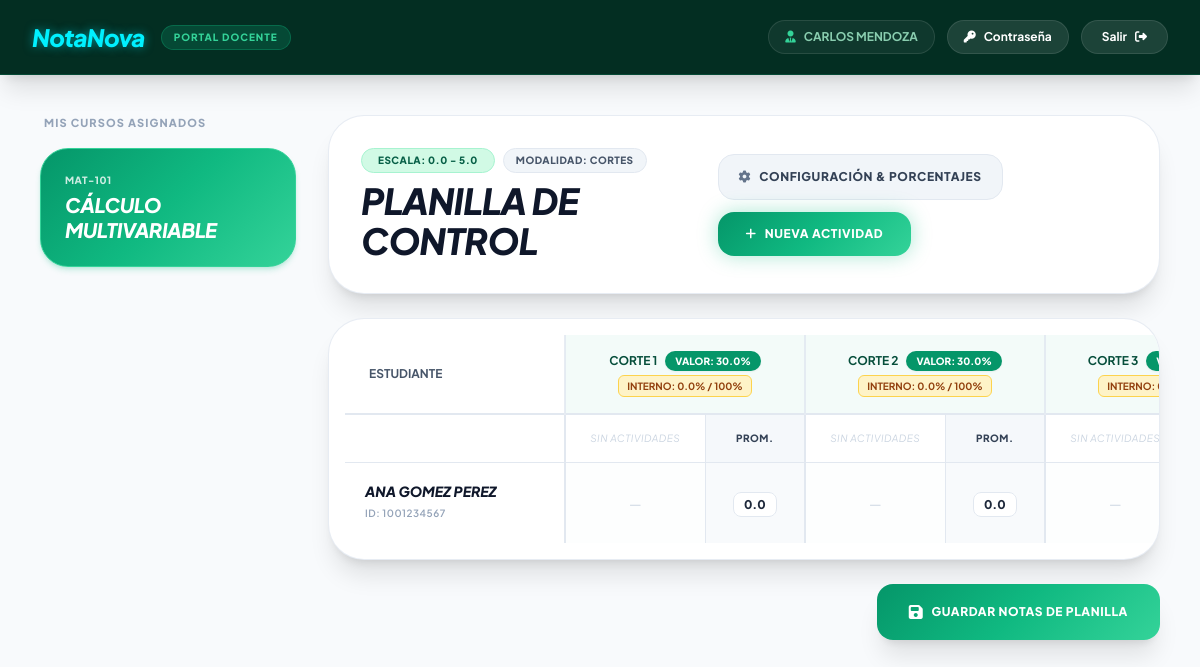
The app's page /index.php (signed in) with its own data.
### tables this page shows
CREATE TABLE IF NOT EXISTS cursos (
    id INT AUTO_INCREMENT PRIMARY KEY,
    codigo_curso VARCHAR(50) NOT NULL,
    nombre VARCHAR(255) NOT NULL,
    docente_id INT,
    modalidad VARCHAR(20) NOT NULL DEFAULT 'cortes',
    escala VARCHAR(10) NOT NULL DEFAULT '5.0',
    created_at TIMESTAMP DEFAULT CURRENT_TIMESTAMP,
    UNIQUE KEY uq_cursos_codigo (codigo_curso),
    CONSTRAINT fk_cursos_docente
        FOREIGN KEY (docente_id) REFERENCES docentes (id)
        ON DELETE SET NULL ON UPDATE CASCADE
);

CREATE TABLE IF NOT EXISTS estudiantes (
    id INT AUTO_INCREMENT PRIMARY KEY,
    tipo_documento VARCHAR(10) DEFAULT 'TI',
    documento_id VARCHAR(50) NOT NULL,
    nombre VARCHAR(255) NOT NULL,
    email VARCHAR(255),
    fecha_nacimiento DATE,
    telefono VARCHAR(50),
    direccion VARCHAR(255),
    acudiente_nombre VARCHAR(255),
    acudiente_telefono VARCHAR(50),
    created_at TIMESTAMP DEFAULT CURRENT_TIMESTAMP,
    UNIQUE KEY uq_estudiantes_documento (documento_id)
);

### auth.php (called while the page is built, shortened)
<?php
function sesion_nombre(): string
{
    return $_SESSION['nombre'] ?? '';
}

### views/docente.php (the view, shortened to what this page needs)
<?php
require_once __DIR__ . '/../auth.php';
require_once __DIR__ . '/../db.php';
$docente_id = sesion_user_id();
$stmt_cursos = $pdo->prepare("SELECT * FROM cursos WHERE docente_id = ? ORDER BY id ASC");
$stmt_cursos->execute([$docente_id]);
$mis_cursos = $stmt_cursos->fetchAll(PDO::FETCH_ASSOC);
$curso_id = $_GET['curso_id'] ?? ($mis_cursos[0]['id'] ?? null);
$self_url = htmlspecialchars($_SERVER['PHP_SELF']);
$curso_actual = null;
if ($curso_id) {
    $stmt_c = $pdo->prepare("SELECT * FROM cursos WHERE id = ?");
    $stmt_c->execute([$curso_id]);
    $curso_actual = $stmt_c->fetch(PDO::FETCH_ASSOC);
}
if ($curso_id) {
    $stmt_c = $pdo->prepare("SELECT * FROM cursos WHERE id = ?");
    $stmt_c->execute([$curso_id]);
    $curso_actual = $stmt_c->fetch(PDO::FETCH_ASSOC);
}
$modalidad = strtolower(trim($curso_actual['modalidad'] ?? 'cortes'));
$escala_max = floatval($curso_actual['escala'] ?? 5.0);
$bloques = ($modalidad === 'periodos')
    ? ['Periodo 1', 'Periodo 2', 'Periodo 3', 'Periodo 4']
    : ['Corte 1', 'Corte 2', 'Corte 3'];
$pesos_bloques = ($modalidad === 'periodos')
    ? ['Periodo 1' => 25, 'Periodo 2' => 25, 'Periodo 3' => 25, 'Periodo 4' => 25]
    : ['Corte 1' => 30, 'Corte 2' => 30, 'Corte 3' => 40];
if ($curso_id) {
    try {
        $stmt_conf = $pdo->prepare("SELECT configuracion FROM config_evaluacion WHERE curso_id = ?");
        $stmt_conf->execute([$curso_id]);
        $row_conf = $stmt_conf->fetch(PDO::FETCH_ASSOC);
        if ($row_conf && !empty($row_conf['configuracion'])) {
            $json_conf = json_decode($row_conf['configuracion'], true);
            if (is_array($json_conf)) {
                foreach ($json_conf as $clave_b => $val_peso) {
                    $pesos_bloques[$clave_b] = floatval($val_peso);
                }
            }
        }
    } catch (PDOException $e) {}
}
$actividades_por_bloque = [];
$totales_por_bloque = [];
foreach ($bloques as $b) {
    $actividades_por_bloque[$b] = [];
    $totales_por_bloque[$b] = 0;
}
$estudiantes = [];
if ($curso_id) {
    try {
        $stmt_est = $pdo->prepare("
            SELECT e.*
            FROM estudiantes e
            INNER JOIN curso_estudiante ce ON e.id = ce.estudiante_id
            WHERE ce.curso_id = ?
            ORDER BY e.nombre ASC
        ");
        $stmt_est->execute([$curso_id]);
        $estudiantes = $stmt_est->fetchAll(PDO::FETCH_ASSOC);
    } catch (PDOException $e) {
        $mensaje_error = "Error al cargar estudiantes del curso: " . $e->getMessage();
    }
}
?>
<!DOCTYPE html>
<html lang="es">
<head>
    <script src="https://cdn.tailwindcss.com"></script>
    <link rel="stylesheet" href="https://cdnjs.cloudflare.com/ajax/libs/font-awesome/6.4.0/css/all.min.css">
</head>
<body class="min-h-screen flex flex-col text-slate-800">
    <header class="bg-[#032e22] text-white px-8 py-5 flex items-center justify-between shadow-xl border-b border-emerald-500/20">
        <div class="flex items-center gap-4">
            <h1 class="text-2xl font-black italic tracking-tight neon-text-cyan">NotaNova</h1>
            <span class="bg-emerald-500/20 text-emerald-400 border border-emerald-500/30 text-[10px] font-black px-3 py-1 rounded-full tracking-widest uppercase">
                PORTAL DOCENTE
            </span>
        </div>
        <div class="flex items-center gap-3">
            <span class="hidden md:flex items-center gap-2 text-xs font-bold text-emerald-200/80 border border-white/10 bg-white/5 px-4 py-2 rounded-full">
                <i class="fa-solid fa-user-tie text-emerald-400"></i><?php echo htmlspecialchars(sesion_nombre()); ?>
            </span>
            <button onclick="abrirModalPassword()" title="Cambiar contraseña"
                    class="px-4 py-2 rounded-full bg-white/10 hover:bg-emerald-500/20 hover:text-emerald-400 border border-white/10 flex items-center gap-2 text-white text-xs font-bold transition-all">
                <i class="fa-solid fa-key"></i>
                <span class="hidden lg:inline">Contraseña</span>
            </button>
            <a href="logout.php" title="Cerrar Sesión" class="px-5 py-2 rounded-full bg-white/10 hover:bg-rose-500/20 hover:text-rose-400 border border-white/10 flex items-center gap-2 text-white text-xs font-bold transition-all">
                <span>Salir</span>
                <i class="fa-solid fa-right-from-bracket"></i>
            </a>
        </div>
    </header>
    <main class="max-w-[1700px] w-full mx-auto p-6 md:p-10 flex-1 grid grid-cols-1 lg:grid-cols-12 gap-8">
        <aside class="lg:col-span-3 space-y-4">
            <span class="text-[11px] font-black text-slate-400 uppercase tracking-widest block mb-4 ml-1">
                MIS CURSOS ASIGNADOS
            </span>
            <div class="space-y-3">
                <?php if (empty($mis_cursos)): ?>
                    <div class="p-6 bg-white rounded-3xl border border-slate-200 text-slate-400 font-bold text-xs text-center">
                        No tienes cursos asignados.
                    </div>
                <?php else: ?>
                    <?php foreach ($mis_cursos as $c): ?>
                        <?php
                            $es_activo = ($curso_actual && $curso_actual['id'] == $c['id']);
                            $codigo_c = $c['codigo_curso'] ?? $c['codigo'] ?? ('MAT-' . str_pad($c['id'], 3, '0', STR_PAD_LEFT));
                            $nombre_c = $c['nombre'] ?? $c['nombre_curso'] ?? $c['titulo'] ?? 'Curso';
                        ?>
                        <a href="<?php echo $self_url; ?>?curso_id=<?php echo $c['id']; ?>"
                           class="block transition-all transform hover:-translate-y-1 rounded-[28px] p-6 shadow-md border <?php echo $es_activo ? 'neon-btn-emerald text-white border-emerald-400 shadow-emerald-500/20' : 'bg-white hover:bg-slate-50 text-slate-800 border-slate-200/80'; ?>">
                            <span class="text-[10px] font-black tracking-wider uppercase opacity-80 block mb-1">
                                <?php echo htmlspecialchars($codigo_c); ?>
                            </span>
                            <h3 class="text-xl font-black italic tracking-tight uppercase leading-tight">
                                <?php echo htmlspecialchars($nombre_c); ?>
                            </h3>
                        </a>
                    <?php endforeach; ?>
                <?php endif; ?>
            </div>
        </aside>
        <section class="lg:col-span-9 space-y-6">
            <div class="bg-white border border-slate-200/80 rounded-[36px] p-8 shadow-xl flex flex-col lg:flex-row lg:items-center justify-between gap-6">
                <div>
                    <div class="flex items-center gap-2 mb-2 flex-wrap">
                        <span class="bg-emerald-100 text-emerald-800 font-extrabold text-[10px] px-4 py-1 rounded-full uppercase tracking-wider border border-emerald-200">
                            ESCALA: 0.0 - <?php echo number_format($escala_max, 1); ?>
                        </span>
                        <span class="bg-slate-100 text-slate-600 font-extrabold text-[10px] px-3 py-1 rounded-full uppercase tracking-wider border border-slate-200">
                            MODALIDAD: <?php echo strtoupper($modalidad); ?>
                        </span>
                    </div>
                    <h2 class="text-3xl md:text-4xl font-black italic tracking-tight text-slate-900 uppercase">
                        PLANILLA DE CONTROL
                    </h2>
                </div>
                <div class="flex flex-wrap items-center gap-3">
                    <button onclick="abrirModalConfiguracion()"
                            class="bg-slate-100 hover:bg-slate-200 text-slate-700 border border-slate-200 px-5 py-3.5 rounded-2xl font-black text-xs tracking-wider uppercase transition-all flex items-center gap-2">
                        <i class="fa-solid fa-gear text-slate-500"></i> CONFIGURACIÓN & PORCENTAJES
                    </button>
                    <button onclick="abrirModalCrear()"
                            class="neon-btn-emerald text-white px-7 py-3.5 rounded-2xl font-black text-xs tracking-wider uppercase transition-all transform hover:-translate-y-0.5 flex items-center justify-center gap-2">
                        <i class="fa-solid fa-plus"></i> NUEVA ACTIVIDAD
                    </button>
                </div>
            </div>
            <form method="POST" action="<?php echo $self_url; ?>?curso_id=<?php echo $curso_id; ?>" onsubmit="return validarPlanillaAntesDeEnviar()">
                <div class="bg-white border border-slate-200/80 rounded-[36px] overflow-hidden shadow-xl mb-6">
                    <div class="overflow-x-auto custom-scroll-x p-4">
                        <table class="w-full text-left border-collapse min-w-[1000px]">
                            <thead>
                                <tr class="border-b-2 border-slate-200 bg-slate-50/80 text-xs font-black text-slate-600 uppercase">
                                    <th class="p-6 min-w-[220px] bg-white sticky left-0 z-10 border-r border-slate-100">ESTUDIANTE</th>
                                    <?php foreach ($bloques as $b): ?>
                                        <?php
                                            $act_count = count($actividades_por_bloque[$b]);
                                            $colspan = max($act_count, 1) + 1;
                                            $total_pct = $totales_por_bloque[$b];
                                            $peso_bloque = $pesos_bloques[$b] ?? 0;
                                        ?>
                                        <th colspan="<?php echo $colspan; ?>" class="p-4 text-center border-l-2 border-slate-200/80 <?php echo $total_pct > 100 ? 'bg-rose-50 text-rose-700' : 'bg-emerald-50/40 text-emerald-900'; ?>">
                                            <div class="flex flex-col items-center justify-center gap-1">
                                                <div class="flex items-center gap-2">
                                                    <span><?php echo strtoupper($b); ?></span>
                                                    <span class="text-[10px] px-2.5 py-0.5 rounded-full font-black bg-emerald-600 text-white shadow-sm">
                                                        VALOR: <?php echo number_format($peso_bloque, 1); ?>%
                                                    </span>
                                                </div>
                                                <span class="text-[10px] px-2 py-0.5 rounded-md font-bold border <?php echo $total_pct == 100 ? 'bg-emerald-100 text-emerald-800 border-emerald-300' : ($total_pct > 100 ? 'bg-rose-200 text-rose-900 border-rose-400' : 'bg-amber-100 text-amber-800 border-amber-300'); ?>">
                                                    Interno: <?php echo number_format($total_pct, 1); ?>% / 100%
                                                </span>
                                            </div>
                                        </th>
                                    <?php endforeach; ?>
                                </tr>
                                <tr class="border-b border-slate-200 text-slate-400 text-[10px] font-black uppercase tracking-wider">
                                    <th class="p-4 bg-white sticky left-0 z-10 border-r border-slate-100"></th>
                                    <?php foreach ($bloques as $b): ?>
                                        <?php if (empty($actividades_por_bloque[$b])): ?>
                                            <th class="p-4 text-center italic text-slate-300 font-normal min-w-[140px] border-l-2 border-slate-200">
                                                Sin Actividades
                                            </th>
                                        <?php endif; ?>
                                        <th class="p-3 text-center min-w-[100px] bg-slate-100/70 text-slate-700 font-black border-l border-slate-200">
                                            PROM.
                                        </th>
                                    <?php endforeach; ?>
                                </tr>
                            </thead>
                            <tbody class="divide-y divide-slate-100 text-sm">
                                <?php if (empty($estudiantes)): ?>
                                    <tr>
                                        <td colspan="30" class="p-12 text-center text-slate-400 font-bold">No hay estudiantes matriculados en esta asignatura.</td>
                                    </tr>
                                <?php else: ?>
                                    <?php foreach ($estudiantes as $est): ?>
                                        <tr class="hover:bg-slate-50/60 transition-colors fila-estudiante" data-estudiante-id="<?php echo $est['id']; ?>">
                                            <td class="p-5 font-black text-slate-900 uppercase bg-white sticky left-0 z-10 border-r border-slate-100 shadow-sm">
                                                <div class="text-sm italic leading-tight"><?php echo htmlspecialchars($est['nombre']); ?></div>
                                                <div class="text-[10px] font-semibold text-slate-400 tracking-wider mt-0.5">
                                                    ID: <?php echo htmlspecialchars($est['documento_id'] ?? $est['id']); ?>
                                                </div>
                                            </td>
                                            <?php foreach ($bloques as $b): ?>
                                                <?php if (empty($actividades_por_bloque[$b])): ?>
                                                    <td class="p-4 text-center border-l-2 border-slate-200 bg-slate-50/30 text-slate-300">—</td>
                                                <?php endif; ?>
                                                <td class="p-3 text-center font-black text-slate-800 bg-slate-100/50 border-l border-slate-200">
                                                    <span class="prom-bloque text-xs bg-white border border-slate-200 px-2.5 py-1 rounded-lg" data-bloque-prom="<?php echo htmlspecialchars($b); ?>" data-peso-bloque="<?php echo floatval($pesos_bloques[$b] ?? 0); ?>">0.0</span>
                                                </td>
                                            <?php endforeach; ?>
                                        </tr>
                                    <?php endforeach; ?>
                                <?php endif; ?>
                            </tbody>
                        </table>
                    </div>
                </div>
                <div class="flex justify-end">
                    <button type="submit" class="neon-btn-emerald text-white px-8 py-4 rounded-2xl font-black text-xs uppercase tracking-wider shadow-xl flex items-center gap-2 transition-all transform hover:-translate-y-1">
                        <i class="fa-solid fa-floppy-disk text-base"></i> GUARDAR NOTAS DE PLANILLA
                    </button>
                </div>
            </form>
        </section>
    </main>
</body>
</html>

### records on screen
cursos: codigo_curso "MAT-101", nombre "CÁLCULO MULTIVARIABLE", escala "5.0", modalidad "CORTES", modalidad "CORTE 1", modalidad "30.0", modalidad "0.0", modalidad "CORTE 2", modalidad "CORTE 3"
estudiantes: nombre "ANA GOMEZ PEREZ", documento "1001234567"

### other values on screen
sesion_nombre() "CARLOS MENDOZA"
